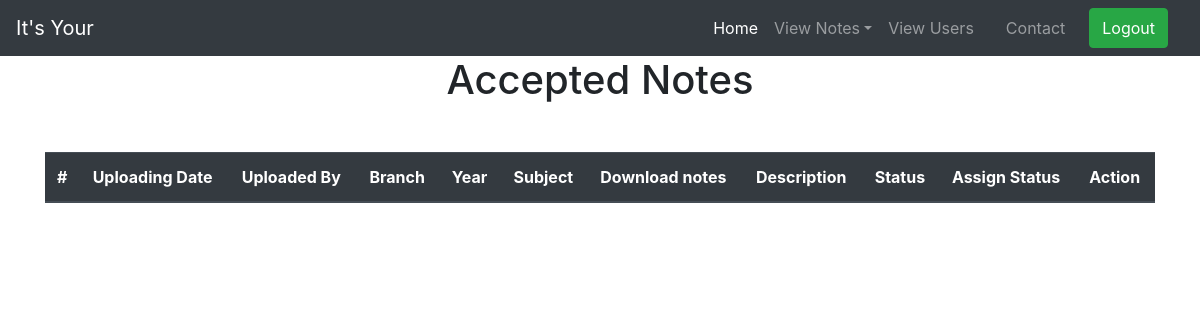
The app's page /accepted_notes (signed in), older data.
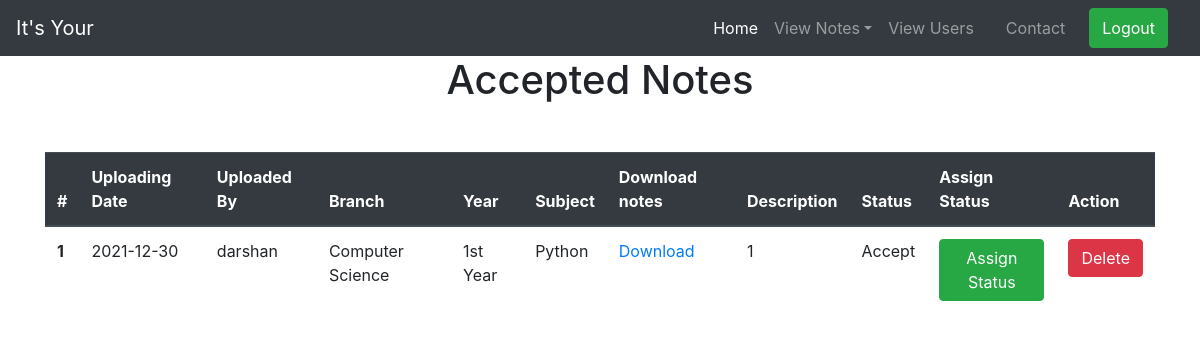
The same page, newer data.
### notes/models.py (models this page shows)
class Notes(models.Model):
    user = models.ForeignKey(User,on_delete=models.CASCADE)
    uploadingdate =models.CharField(max_length=30,null=True)
    branch =models.CharField(max_length=30)
    subject =models.CharField(max_length=30)
    notesfile =models.FileField(null=True)
    filetype =models.CharField(max_length=30)
    description =models.CharField(max_length=200,null=True)
    year =models.CharField(max_length=30,null=True)
    notestype=models.CharField(max_length=30,null=True)
    status =models.CharField(max_length=30)

### notes/views.py (the view)
# urls.py: path('accepted_notes',accepted_notes, name='accepted_notes'),
def accepted_notes(request):
    if not request.user.is_authenticated:
           return redirect('index')
    notes = Notes.objects.filter(status= "Accept")
    d={'notes':notes}
    return render(request,'notes/accepted_notes.html',d)

### notes/templates/notes/accepted_notes.html (shortened to what this page needs)
{% extends 'notes/admin_nav.html' %}
{% load static %}
{% block body %}
<link rel="stylesheet" href="https://cdnjs.cloudflare.com/ajax/libs/twitter-bootstrap/4.5.2/css/bootstrap.css">
<link rel="stylesheet" href="https://cdn.datatables.net/1.10.23/css/dataTables.bootstrap4.min.css">
<h1 class="text-center">Accepted Notes</h1>
<div class="container mt-5">
    <table class="table" id="example">
        <thead class="thead-dark">
          <tr>
            <th scope="col">#</th>
            <th scope="col">Uploading Date</th>
            <th scope="col">Uploaded By</th>
            <th scope="col">Branch</th>
            <th scope="col">Year</th>
            <th scope="col">Subject</th>
            <th scope="col">Download notes</th>
            <th scope="col">Description</th>
            <th scope="col">Status</th>
            <th scope="col">Assign Status</th>
            <th scope="col">Action</th>
          </tr>
        </thead>
        {% for i in notes %}
        <tbody>
          <tr>
            <th scope="row">{{forloop.counter }}</th>
            <td>{{i.uploadingdate}}</td>
            <td>{{i.user.username}}</td>
            <td>{{i.branch}}</td>
            <td>{{i.year}}</td>
            <td>{{i.subject}}</td>
            <td><a href="{{i.notesfile.url}}" download>Download</a></td>
            <td>{{i.description}}</td>
            <td>{{i.status}}</td>
            <td><a href="{% url 'assign_status' i.id %}" class="btn btn-success" >Assign Status</a></td>
            <td><a href="{% url 'delete_notes' i.id %}" class="btn btn-danger" onclick="return confirm('Are You Sure')">Delete</a></td>
          </tr>
        </tbody>
        {% endfor %}
      </table>
</div>
{% endblock %}

Row changes from the older to the newer data that the page shows:
now on this page (row edited): Notes: uploadingdate "2021-12-30", user.username "darshan", branch "Computer Science", year "1st Year", subject "Python", description "1", status "Accept"
